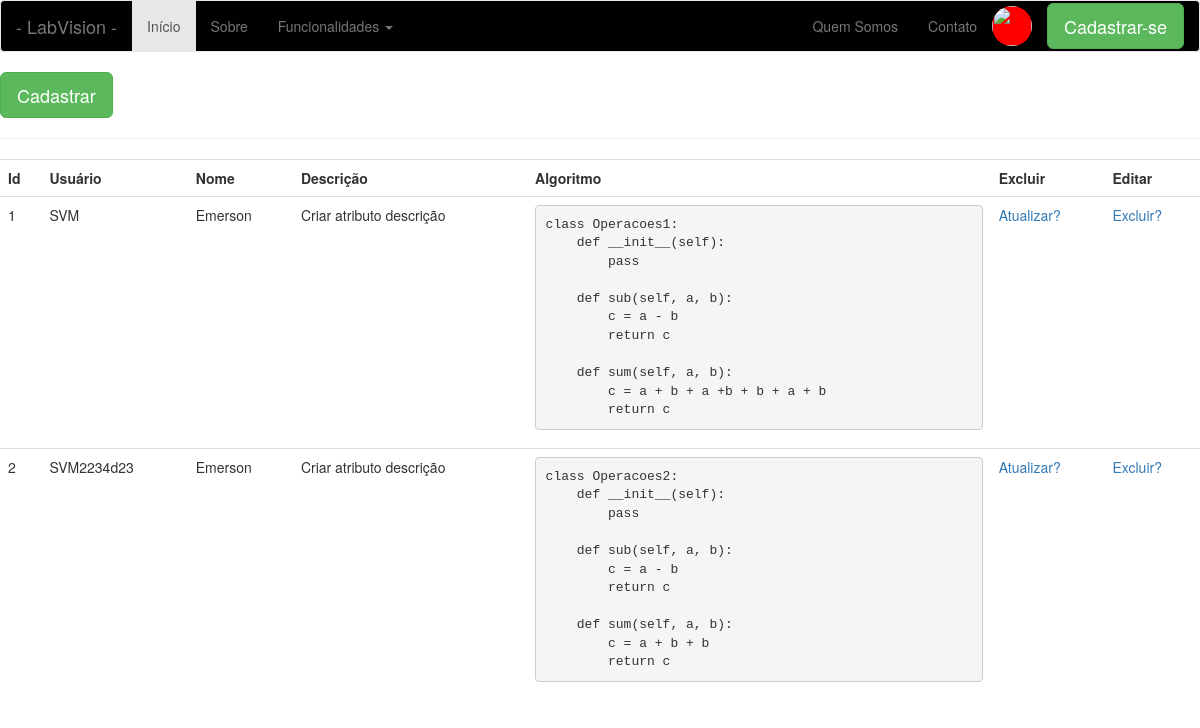
Screenshot of /listar-algoritmos (signed in) with the database file from the repository.
### app/models/tables.py (models this page shows, shortened)
class Algoritmo(db.Model):
    __tablename__= "algoritmos"
    id = db.Column(db.Integer, primary_key=True)
    nome = db.Column(db.String(20))
    algoritmo = db.Column(db.Text)
    usuario = db.Column(db.Integer, db.ForeignKey('usuarios.id'))

class Pessoa(db.Model):
    __tablename__ = "pessoas"
    id = db.Column(db.Integer, primary_key=True)
    nome = db.Column(db.String(50))

### app/controllers/default.py (the view)
@app.route('/listar-algoritmos', methods=['GET'])
def listar_algoritmos():
    algoritmos = Algoritmo.query.filter_by(usuario=current_user.get_id()).all()
    return render_template('algoritmo/listar-algoritmos.html', algoritmos=algoritmos)

### app/controllers/default.py (called while the page is built)
@login_manager.user_loader
def load_user(id):
    return Usuario.query.filter_by(id=id).first()

### app/models/tables.py (called while the page is built)
    def get_id(self):
        return str(self.id)

### app/templates/algoritmo/listar-algoritmos.html
{% include 'base/head.html' %}
{% include 'base/nav_bar.html' %}
<a href="/cadastrar-algoritmos">
    <button class="btn btn-lg btn-success">
        Cadastrar
    </button>
</a>
<hr>
<div class="table-responsive">
    <form action="#">
        <table class="table">
            <tr>
                <th>Id</th>
                <th>Usuário</th>
                <th>Nome</th>
                <th>Descrição</th>
                <th>Algoritmo</th>
                <th>Excluir</th>
                <th>Editar</th>
            </tr>
            {% for a in algoritmos %}
            <tr>
                <td>
                    {{ a.id }}
                </td>
                <td>
                    {{ a.nome }}
                </td>
                <td>
                    {{ current_user.nome }}
                </td>
                <td>
                    Criar atributo descrição
                </td>
                <td>
                    <pre>{{ a.algoritmo }}</pre>
                </td>
                <td>
                    <a href="{{ url_for('atualizar_algoritmo', id=a.id)}}">Atualizar?</a>
                </td>
                <td>
                    <a href="{{ url_for('excluir_algoritmo', id=a.id)}}">Excluir?</a>
                </td>
            </tr>
            {% endfor %}
        </table>
    </form>
</div>
{% include 'base/footer.html' %}

### app/templates/base/head.html (shortened to what this page needs)
<!DOCTYPE html>
<html lang="pt-br">
  <head>
    <link rel="stylesheet" href="{{ url_for('static', filename='bootstrap/css/bootstrap.css') }}">
    <link rel="stylesheet" href="{{ url_for('static', filename='css/main.css') }}">
  </head>
  <body>

### app/templates/base/nav_bar.html (shortened to what this page needs)
    <nav class="navbar navbar-default">
        <div class="container-fluid">
            <div class="navbar-header">
                <a class="navbar-brand" href="#">- LabVision -</a>
            </div>
            <div class="collapse navbar-collapse" id="navPrincipal">
                <ul class="nav navbar-nav">
                    <li class="active">
                        <a href="#">Início</a>
                    </li>
                    <li>
                        <a href="#">Sobre</a>
                    </li>
                    <li class="dropdown">
                        <a class="dropdown-toggle" data-toggle="dropdown" href="#">Funcionalidades
                        <span class="caret"></span></a>
                    </li>
                </ul>
                <ul class="nav navbar-nav navbar-right">
                    <li><a href="#">Quem Somos</a></li>
                    <li><a href="#">Contato</a></li>
                    <li>
                        <img src="" class="imagem-perfil">
                    </li>
                    <button class="btn btn-lg btn-success botao-cadastrar-se">
                        Cadastrar-se
                    </button>
                </ul>
            </div>
        </div>
    </nav>

### app/templates/base/footer.html (shortened to what this page needs)
    </body>
</html>

### app/static/css/main.css (style rules this page uses)
.navbar-default { background-color: #000100; }
.imagem-perfil { background-color: #FF0000; width: 40px; height: 40px; border-radius: 40px; margin-top: 5px; margin-right: 15px; }
.botao-cadastrar-se { margin-top: 2px; }

### rows the page displays
Algoritmo: id "1", nome "SVM", algoritmo "class Operacoes1: def __init__(self): pass def sub(self, a, b): c = a - b return c def sum(self, a, b): c = a + b + a +b + b + a + b return c"
Pessoa: nome "Emerson"
Algoritmo: id "2", nome "SVM2234d23", algoritmo "class Operacoes2: def __init__(self): pass def sub(self, a, b): c = a - b return c def sum(self, a, b): c = a + b + b return c"
